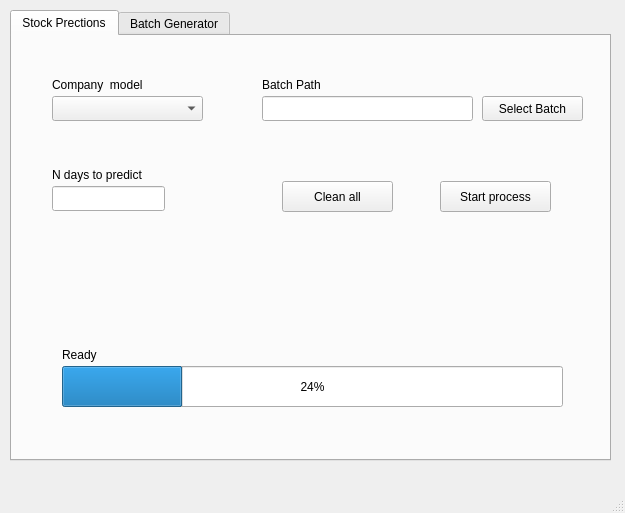
<?xml version="1.0" encoding="UTF-8"?>
<ui version="4.0">
 <class>MainWindow</class>
 <widget class="QMainWindow" name="MainWindow">
  <property name="geometry">
   <rect>
    <x>0</x>
    <y>0</y>
    <width>625</width>
    <height>513</height>
   </rect>
  </property>
  <property name="windowTitle">
   <string>MainWindow</string>
  </property>
  <widget class="QWidget" name="centralwidget">
   <widget class="QTabWidget" name="tabWidget_Predict_And_BatchGene">
    <property name="geometry">
     <rect>
      <x>10</x>
      <y>10</y>
      <width>601</width>
      <height>451</height>
     </rect>
    </property>
    <property name="currentIndex">
     <number>0</number>
    </property>
    <widget class="QWidget" name="tab_Prection">
     <attribute name="title">
      <string>Stock Prections</string>
     </attribute>
     <widget class="QComboBox" name="CompaniesComboBox_SP">
      <property name="geometry">
       <rect>
        <x>40</x>
        <y>60</y>
        <width>151</width>
        <height>25</height>
       </rect>
      </property>
     </widget>
     <widget class="QLabel" name="LBCompaniesComboBox_SP">
      <property name="geometry">
       <rect>
        <x>40</x>
        <y>40</y>
        <width>141</width>
        <height>17</height>
       </rect>
      </property>
      <property name="text">
       <string>Company  model</string>
      </property>
     </widget>
     <widget class="QPushButton" name="PBtn_SelectBatch_SP">
      <property name="geometry">
       <rect>
        <x>470</x>
        <y>60</y>
        <width>101</width>
        <height>25</height>
       </rect>
      </property>
      <property name="text">
       <string>Select Batch</string>
      </property>
     </widget>
     <widget class="QLineEdit" name="LEdit_SelectBatch_SP">
      <property name="geometry">
       <rect>
        <x>250</x>
        <y>60</y>
        <width>211</width>
        <height>25</height>
       </rect>
      </property>
     </widget>
     <widget class="QPushButton" name="PbtnStart_SP">
      <property name="geometry">
       <rect>
        <x>428</x>
        <y>145</y>
        <width>111</width>
        <height>31</height>
       </rect>
      </property>
      <property name="text">
       <string>Start process</string>
      </property>
     </widget>
     <widget class="QPushButton" name="PbtnCleanall_SP">
      <property name="geometry">
       <rect>
        <x>270</x>
        <y>145</y>
        <width>111</width>
        <height>31</height>
       </rect>
      </property>
      <property name="text">
       <string>Clean all</string>
      </property>
     </widget>
     <widget class="QLineEdit" name="Ledit_NDaysPredict">
      <property name="geometry">
       <rect>
        <x>40</x>
        <y>150</y>
        <width>113</width>
        <height>25</height>
       </rect>
      </property>
     </widget>
     <widget class="QProgressBar" name="progressBar">
      <property name="geometry">
       <rect>
        <x>50</x>
        <y>330</y>
        <width>501</width>
        <height>41</height>
       </rect>
      </property>
      <property name="value">
       <number>24</number>
      </property>
     </widget>
     <widget class="QLabel" name="label">
      <property name="geometry">
       <rect>
        <x>50</x>
        <y>310</y>
        <width>241</width>
        <height>17</height>
       </rect>
      </property>
      <property name="text">
       <string>Ready </string>
      </property>
     </widget>
     <widget class="QLabel" name="Lb_NdayPredict">
      <property name="geometry">
       <rect>
        <x>40</x>
        <y>130</y>
        <width>121</width>
        <height>17</height>
       </rect>
      </property>
      <property name="text">
       <string>N days to predict</string>
      </property>
     </widget>
     <widget class="QLabel" name="Lb_BatchPath_SP">
      <property name="geometry">
       <rect>
        <x>250</x>
        <y>40</y>
        <width>131</width>
        <height>17</height>
       </rect>
      </property>
      <property name="text">
       <string>Batch Path</string>
      </property>
     </widget>
    </widget>
    <widget class="QWidget" name="Tab_BatchGene">
     <attribute name="title">
      <string>Batch Generator</string>
     </attribute>
     <widget class="QDateEdit" name="DateEdit_From">
      <property name="geometry">
       <rect>
        <x>280</x>
        <y>70</y>
        <width>110</width>
        <height>26</height>
       </rect>
      </property>
     </widget>
     <widget class="QDateEdit" name="DateEdit_To">
      <property name="geometry">
       <rect>
        <x>440</x>
        <y>70</y>
        <width>110</width>
        <height>26</height>
       </rect>
      </property>
     </widget>
     <widget class="QProgressBar" name="progressBar_BatchGene">
      <property name="geometry">
       <rect>
        <x>50</x>
        <y>330</y>
        <width>501</width>
        <height>41</height>
       </rect>
      </property>
      <property name="value">
       <number>24</number>
      </property>
     </widget>
     <widget class="QLabel" name="LB_From">
      <property name="geometry">
       <rect>
        <x>280</x>
        <y>50</y>
        <width>81</width>
        <height>17</height>
       </rect>
      </property>
      <property name="text">
       <string>Date From</string>
      </property>
     </widget>
     <widget class="QLabel" name="LB_To">
      <property name="geometry">
       <rect>
        <x>440</x>
        <y>50</y>
        <width>67</width>
        <height>17</height>
       </rect>
      </property>
      <property name="text">
       <string>Date To</string>
      </property>
     </widget>
     <widget class="QLineEdit" name="LEdit_BackDays">
      <property name="geometry">
       <rect>
        <x>20</x>
        <y>160</y>
        <width>101</width>
        <height>25</height>
       </rect>
      </property>
     </widget>
     <widget class="QPushButton" name="Pbtn_Start">
      <property name="geometry">
       <rect>
        <x>320</x>
        <y>240</y>
        <width>111</width>
        <height>25</height>
       </rect>
      </property>
      <property name="text">
       <string>Start</string>
      </property>
     </widget>
     <widget class="QPushButton" name="Pbtn_CleanAll">
      <property name="geometry">
       <rect>
        <x>120</x>
        <y>240</y>
        <width>111</width>
        <height>25</height>
       </rect>
      </property>
      <property name="text">
       <string>Clean all</string>
      </property>
     </widget>
     <widget class="QPushButton" name="PBtn_SaveIn">
      <property name="geometry">
       <rect>
        <x>470</x>
        <y>160</y>
        <width>89</width>
        <height>25</height>
       </rect>
      </property>
      <property name="text">
       <string>Save in</string>
      </property>
     </widget>
     <widget class="QLabel" name="LB_BackDays">
      <property name="geometry">
       <rect>
        <x>20</x>
        <y>130</y>
        <width>191</width>
        <height>17</height>
       </rect>
      </property>
      <property name="text">
       <string>Back days to consider</string>
      </property>
     </widget>
     <widget class="QLabel" name="LB_StateProcessBar">
      <property name="geometry">
       <rect>
        <x>60</x>
        <y>300</y>
        <width>241</width>
        <height>17</height>
       </rect>
      </property>
      <property name="text">
       <string>Ready</string>
      </property>
     </widget>
     <widget class="QLineEdit" name="LEdi_PathToSaveBatch">
      <property name="geometry">
       <rect>
        <x>240</x>
        <y>160</y>
        <width>201</width>
        <height>25</height>
       </rect>
      </property>
     </widget>
     <widget class="QLabel" name="Lb_PathToSaveBatch">
      <property name="geometry">
       <rect>
        <x>240</x>
        <y>130</y>
        <width>191</width>
        <height>17</height>
       </rect>
      </property>
      <property name="text">
       <string>It's going to be save in...</string>
      </property>
     </widget>
     <widget class="QLabel" name="Lb_CompaniesComboBox">
      <property name="geometry">
       <rect>
        <x>20</x>
        <y>50</y>
        <width>91</width>
        <height>17</height>
       </rect>
      </property>
      <property name="text">
       <string>Company</string>
      </property>
     </widget>
     <widget class="QComboBox" name="CompaniesComboBox_BG">
      <property name="geometry">
       <rect>
        <x>20</x>
        <y>70</y>
        <width>161</width>
        <height>25</height>
       </rect>
      </property>
      <property name="inputMethodHints">
       <set>Qt::ImhNone</set>
      </property>
      <property name="editable">
       <bool>false</bool>
      </property>
     </widget>
    </widget>
   </widget>
  </widget>
  <widget class="QMenuBar" name="menubar">
   <property name="geometry">
    <rect>
     <x>0</x>
     <y>0</y>
     <width>625</width>
     <height>22</height>
    </rect>
   </property>
  </widget>
  <widget class="QStatusBar" name="statusbar"/>
 </widget>
 <resources/>
 <connections/>
</ui>
